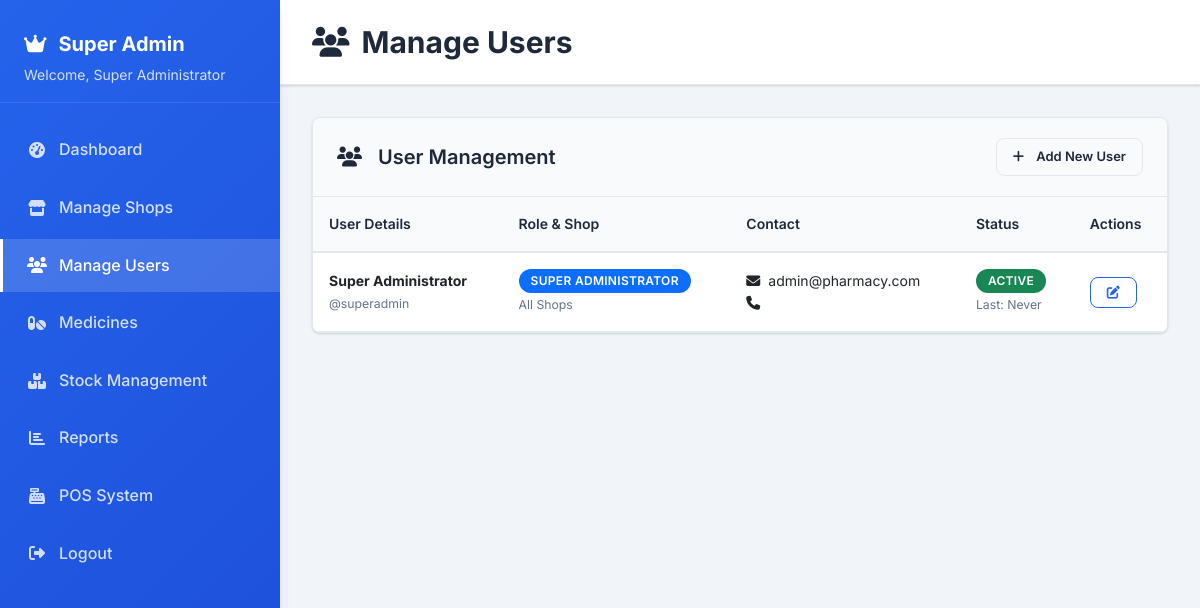
The page /admin/users.php (signed in) on the database its author committed.
### tables this page shows
CREATE TABLE users (
    id INT PRIMARY KEY AUTO_INCREMENT,
    username VARCHAR(50) UNIQUE NOT NULL,
    email VARCHAR(100) UNIQUE NOT NULL,
    password VARCHAR(255) NOT NULL,
    full_name VARCHAR(100) NOT NULL,
    role_id INT NOT NULL,
    shop_id INT NULL,  
    phone VARCHAR(20),
    is_active BOOLEAN DEFAULT TRUE,
    last_login TIMESTAMP NULL,
    created_at TIMESTAMP DEFAULT CURRENT_TIMESTAMP,
    updated_at TIMESTAMP DEFAULT CURRENT_TIMESTAMP ON UPDATE CURRENT_TIMESTAMP,
    FOREIGN KEY (role_id) REFERENCES roles(id),
    FOREIGN KEY (shop_id) REFERENCES shops(id)
);

CREATE TABLE roles (
    id INT PRIMARY KEY AUTO_INCREMENT,
    name VARCHAR(50) UNIQUE NOT NULL,
    display_name VARCHAR(100) NOT NULL,
    description TEXT,
    created_at TIMESTAMP DEFAULT CURRENT_TIMESTAMP
);

### config/centralized_db.php (called while the page is built, shortened)
<?php
class CentralizedDatabase {
    private $connection;
    private static $instance = null;
    private function __construct() {
        try {
            $this->connection = new PDO(
                "mysql:host=" . DB_HOST . ";dbname=" . DB_NAME . ";charset=utf8mb4",
                DB_USER,
                DB_PASS,
                [
                    PDO::ATTR_ERRMODE => PDO::ERRMODE_EXCEPTION,
                    PDO::ATTR_DEFAULT_FETCH_MODE => PDO::FETCH_ASSOC,
                    PDO::ATTR_EMULATE_PREPARES => false,
                    PDO::MYSQL_ATTR_INIT_COMMAND => "SET NAMES utf8mb4"
                ]
            );
        } catch(PDOException $e) {
            die("Database connection failed: " . $e->getMessage());
        }
    }
    public static function getInstance() {
        if (self::$instance === null) {
            self::$instance = new self();
        }
        return self::$instance;
    }
    public function query($sql, $params = []) {
        $stmt = $this->connection->prepare($sql);
        $stmt->execute($params);
        return $stmt;
    }
}
$db = CentralizedDatabase::getInstance();
?>

### admin/users.php (the view, shortened to what this page needs)
<?php
require_once '../config/centralized_db.php';
require_once '../includes/centralized_auth.php';
require_once '../includes/admin_layout.php';
$users = $db->query("
    SELECT u.*, r.display_name as role_name, s.name as shop_name
    FROM users u
    JOIN roles r ON u.role_id = r.id
    LEFT JOIN shops s ON u.shop_id = s.id
    WHERE u.is_active = 1
    ORDER BY u.full_name
")->fetchAll();
?>
<div class="content-card">
    <div class="card-header d-flex justify-content-between align-items-center">
        <h5 class="mb-0">
            <i class="fas fa-users me-2"></i>
            User Management
        </h5>
        <button class="btn btn-light btn-sm" onclick="openUserModal()">
            <i class="fas fa-plus me-1"></i> Add New User
        </button>
    </div>
    <div class="card-body p-0">
        <div class="table-responsive">
            <table class="table table-modern mb-0">
                <thead>
                    <tr>
                        <th>User Details</th>
                        <th>Role & Shop</th>
                        <th>Contact</th>
                        <th>Status</th>
                        <th>Actions</th>
                    </tr>
                </thead>
                <tbody>
                    <?php foreach ($users as $user): ?>
                    <tr>
                        <td>
                            <strong><?= htmlspecialchars($user['full_name']) ?></strong><br>
                            <small class="text-muted">@<?= htmlspecialchars($user['username']) ?></small>
                        </td>
                        <td>
                            <span class="badge bg-primary"><?= htmlspecialchars($user['role_name']) ?></span><br>
                            <small class="text-muted"><?= htmlspecialchars($user['shop_name'] ?: 'All Shops') ?></small>
                        </td>
                        <td>
                            <i class="fas fa-envelope me-1"></i> <?= htmlspecialchars($user['email']) ?><br>
                            <i class="fas fa-phone me-1"></i> <?= htmlspecialchars($user['phone']) ?>
                        </td>
                        <td>
                            <span class="badge bg-success">Active</span><br>
                            <small class="text-muted">Last: <?= $user['last_login'] ? date('M j', strtotime($user['last_login'])) : 'Never' ?></small>
                        </td>
                        <td>
                            <button class="btn btn-sm btn-outline-primary me-1" onclick="editUser(<?= $user['id'] ?>)" title="Edit User">
                                <i class="fas fa-edit"></i>
                            </button>
                        </td>
                    </tr>
                    <?php endforeach; ?>
                </tbody>
            </table>
        </div>
    </div>
</div>

### assets/css/admin-modern.css (style rules this page uses)
:root { --primary: #2563eb; --primary-dark: #1d4ed8; --secondary: #64748b; --success: #10b981; --warning: #f59e0b; --danger: #ef4444; --info: #06b6d4; --light: #f8fafc; --dark: #1e293b; --white: #ffffff; --border: #e2e8f0; --shadow: 0 1px 3px 0 rgba(0, 0, 0, 0.1), 0 1px 2px 0 rgba(0, 0, 0, 0.06); --shadow-lg: 0 10px 15px -3px rgba(0, 0, 0, 0.1), 0 4px 6px -2px rgba(0, 0, 0, 0.05); --gradient: linear-gradient(135deg, var(--primary) 0%, var(--primary-dark) 100%); --border-radius: 8px; --transition: all 0.2s ease; }
* { box-sizing: border-box; }
body { font-family: 'Inter', -apple-system, BlinkMacSystemFont, 'Segoe UI', Roboto, sans-serif; background: #f1f5f9; color: var(--dark); line-height: 1.6; margin: 0; padding: 0; }
.content-card { background: var(--white); border-radius: var(--border-radius); box-shadow: var(--shadow); border: 1px solid var(--border); margin-bottom: 1.5rem; overflow: hidden; }
.card-header { padding: 1.25rem 1.5rem; border-bottom: 1px solid var(--border); background: var(--light); display: flex; align-items: center; justify-content: between; }
.card-header h5 { margin: 0; font-weight: 600; color: var(--dark); display: flex; align-items: center; gap: 0.5rem; }
.card-body { padding: 1.5rem; }
.btn { padding: 0.75rem 1.5rem; border-radius: var(--border-radius); font-weight: 600; font-size: 0.875rem; border: none; cursor: pointer; transition: var(--transition); display: inline-flex; align-items: center; gap: 0.5rem; text-decoration: none; }
.btn-light { background: var(--light); color: var(--dark); border: 1px solid var(--border); }
.btn-outline-primary { background: transparent; color: var(--primary); border: 1px solid var(--primary); }
.btn-sm { padding: 0.5rem 1rem; font-size: 0.8125rem; }
.table-modern { width: 100%; border-collapse: collapse; font-size: 0.875rem; }
.table-modern th { background: var(--light); padding: 1rem; text-align: left; font-weight: 600; color: var(--dark); border-bottom: 2px solid var(--border); }
.table-modern td { padding: 1rem; border-bottom: 1px solid var(--border); vertical-align: middle; }
.badge { padding: 0.375rem 0.75rem; border-radius: 9999px; font-size: 0.75rem; font-weight: 600; text-transform: uppercase; letter-spacing: 0.025em; }
.bg-primary { background: var(--primary); color: var(--white); }
.bg-success { background: var(--success); color: var(--white); }
.text-muted { color: var(--secondary) !important; }
.mb-0 { margin-bottom: 0 !important; }
.me-1 { margin-right: 0.25rem !important; }
.me-2 { margin-right: 0.5rem !important; }
.p-0 { padding: 0 !important; }
.d-flex { display: flex !important; }
.align-items-center { align-items: center !important; }
.justify-content-between { justify-content: space-between !important; }
.table-responsive { overflow-x: auto; }

### includes/admin_layout.php (style rules this page uses)
body { margin: 0; padding: 0; }

### rows shown on the page
users: full_name "Super Administrator", username "superadmin", role.display_name "SUPER ADMINISTRATOR", shop_name "All Shops", email "admin@pharmacy.com", shows "Never"

### other values the page prints
$user['full_name'] "Super Administrator"
$pageTitle "Manage Users"
